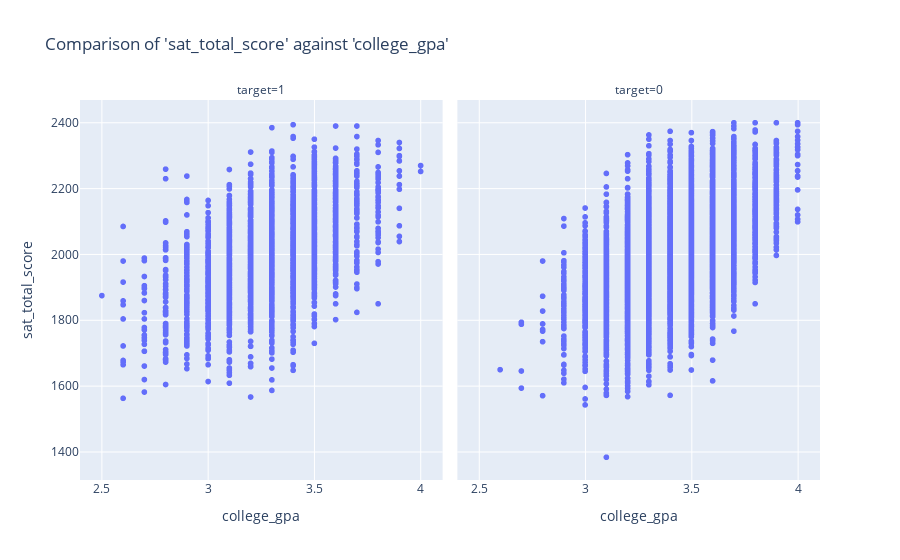

Write notebook code for a chart like this one.
### Markdown cell above
Insights:

Not much use as well, they look similar.

### Code cell
fig = px.scatter(
    df_full_train, 
    x='college_gpa', 
    y='sat_total_score', 
    facet_col='target',
    # marginal_y='years_to_graduate',
    # opacity=0.45,
    # histfunc='count', 
    title="Comparison of 'sat_total_score' against 'college_gpa'")
fig.show()

### Figure 1 — Plotly figure (JSON) as saved in the notebook; plotly's stock layout.template omitted (floating-point values rounded to 4 significant figures; data arrays with more than 128 entries replaced by an {"elided": "..."} marker saying what was removed)
{"data": [{"hovertemplate": "target=1<br>college_gpa=%{x}<br>sat_total_score=%{y}<extra></extra>", "legendgroup": "", "marker": {"color": "#636efa", "symbol": "circle"}, "mode": "markers", "name": "", "showlegend": false, "type": "scattergl", "x": {"elided": "2322 float values"}, "xaxis": "x", "y": {"elided": "2322 int values"}, "yaxis": "y"}, {"hovertemplate": "target=0<br>college_gpa=%{x}<br>sat_total_score=%{y}<extra></extra>", "legendgroup": "", "marker": {"color": "#636efa", "symbol": "circle"}, "mode": "markers", "name": "", "showlegend": false, "type": "scattergl", "x": {"elided": "5678 float values"}, "xaxis": "x2", "y": {"elided": "5678 int values"}, "yaxis": "y2"}], "layout": {"annotations": [{"font": {}, "showarrow": false, "text": "target=1", "x": 0.245, "xanchor": "center", "xref": "paper", "y": 1, "yanchor": "bottom", "yref": "paper"}, {"font": {}, "showarrow": false, "text": "target=0", "x": 0.755, "xanchor": "center", "xref": "paper", "y": 1, "yanchor": "bottom", "yref": "paper"}], "legend": {"tracegroupgap": 0}, "title": {"text": "Comparison of 'sat_total_score' against 'college_gpa'"}, "xaxis": {"anchor": "y", "domain": [0, 0.49], "title": {"text": "college_gpa"}}, "xaxis2": {"anchor": "y2", "domain": [0.51, 1], "matches": "x", "title": {"text": "college_gpa"}}, "yaxis": {"anchor": "x", "domain": [0, 1], "title": {"text": "sat_total_score"}}, "yaxis2": {"anchor": "x2", "domain": [0, 1], "matches": "y", "showticklabels": false}}}
